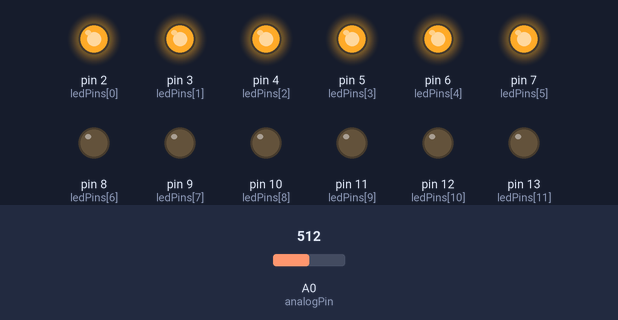
Bench run of a sketch on a simulated Arduino Uno, built with avr-gcc and run on an emulated ATmega328P. Shown: output pins drawn as LEDs (lit = HIGH). The inputs (shaded band) are chosen by the test bench; at power-on: A0 (analogPin) = 512.

Above: at 1.2 s.
1.3 s: A0 (analogPin) set to 587
2.8 s: A0 (analogPin) set to 604
At 4.0 s:
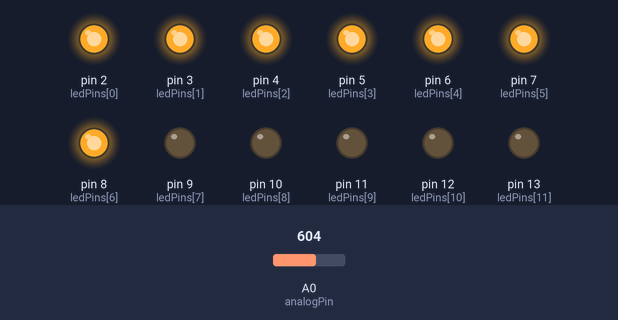
4.3 s: A0 (analogPin) set to 511
At 5.3 s:
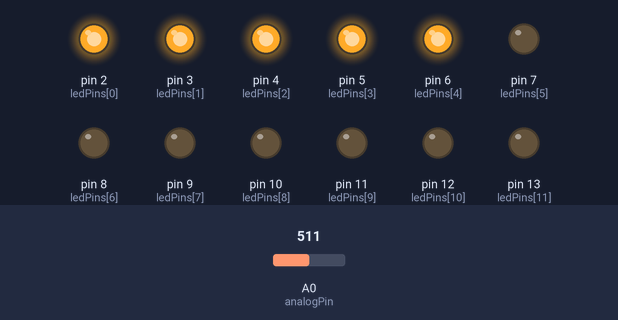
5.8 s: A0 (analogPin) set to 441
7.3 s: A0 (analogPin) set to 412
At 7.6 s:
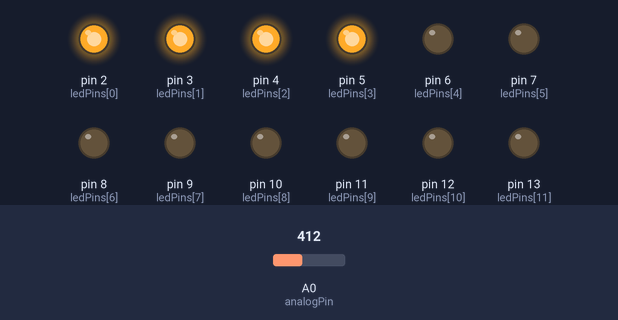
Timing chart, 0 to 9.8 s (numbered marks = the images above; inputs shaded):
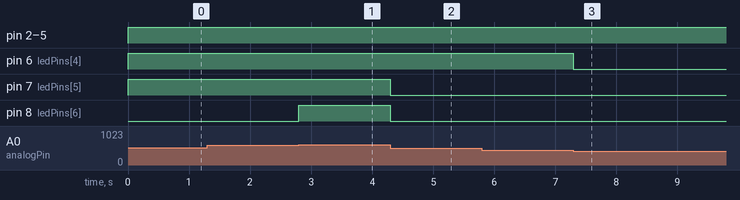

Measured:
- the behaviour switches between 596 and 597 on A0 (analogPin) (found by bisection; images 0 and 1)
- the behaviour switches between 427 and 426 on A0 (analogPin) (found by bisection; images 2 and 3)
- after the input at 1.3 s, every drawn part: stays the same
- after the input at 2.8 s, pin 8 (ledPins[6]): LOW → HIGH at once
- after the input at 4.3 s, pin 7 (ledPins[5]), pin 8 (ledPins[6]): HIGH → LOW at once
- after the input at 5.8 s, every drawn part: stays the same
- after the input at 7.3 s, pin 6 (ledPins[4]): HIGH → LOW at once

The sketch:

leds_con_potenciometro.ino
```cpp
const int analogPin = A0;
const int ledCount = 12;

int ledPins[] = {2, 3, 4, 5, 6, 7, 8, 9, 10, 11,12,13};

void setup() {
for (int thisLed = 0; thisLed < ledCount; thisLed++) {
pinMode(ledPins[thisLed], OUTPUT);
}
}

void loop() {
int sensorReading = analogRead(analogPin);
int ledLevel = map(sensorReading, 0, 1023, 0, ledCount);

for (int thisLed = 0; thisLed < ledCount; thisLed++) {
if (thisLed < ledLevel) {
digitalWrite(ledPins[thisLed], HIGH);
}
else {
digitalWrite(ledPins[thisLed], LOW);
}
}
}
```

Ultrasonic.cpp
```cpp
#include "Arduino.h"
#include "Ultrasonic.h"

Ultrasonic::Ultrasonic(int TP, int EP)
{
   pinMode(TP,OUTPUT);
   pinMode(EP,INPUT);
   Trig_pin=TP;
   Echo_pin=EP;
}

long Ultrasonic::Timing()
{
  digitalWrite(Trig_pin, LOW);
  delayMicroseconds(2);
  digitalWrite(Trig_pin, HIGH);
  delayMicroseconds(10);
  digitalWrite(Trig_pin, LOW);
  duration = pulseIn(Echo_pin,HIGH);
  return duration;
}

long Ultrasonic::Ranging(int sys)
{
  Timing();
  distacne_cm = duration /29 / 2 ;
  distance_inc = duration / 74 / 2;
  if (sys)
  return distacne_cm;
  else
  return distance_inc;
}
```

Ultrasonic.h
```cpp
#ifndef Ultrasonic_h
#define Ultrasonic_h

#include "Arduino.h"

#define CM 1
#define INC 0

class Ultrasonic
{
  public:
    Ultrasonic(int TP, int EP);
    long Timing();
    long Ranging(int sys);

    private:
    int Trig_pin;
    int Echo_pin;
    long  duration,distacne_cm,distance_inc;

};

#endif
```
